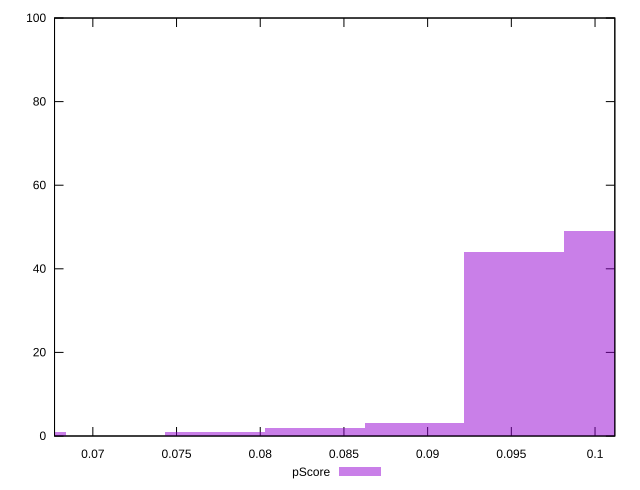

This figure's gnuplot source:
reset

$pScore <<EOF
0.07731389701938168 1
0.06541945132409219 1
0.08920834271467117 3
0.09515556556231591 44
0.10110278840996066 49
0.08326111986702642 2
EOF

set key outside below
set boxwidth 0.005947222847644745
set xrange [0.06771155890066793:0.10118222999706239]
set yrange [0:100]
set trange [0:100]
set style fill transparent solid 0.5 noborder
set terminal svg size 640, 490 enhanced background rgb 'white'
set output "report_00016_2021-02-10T13-31-48.338Z/interactive/samples/pages/pScore/histogram.svg"

plot $pScore title "pScore" with boxes

reset
